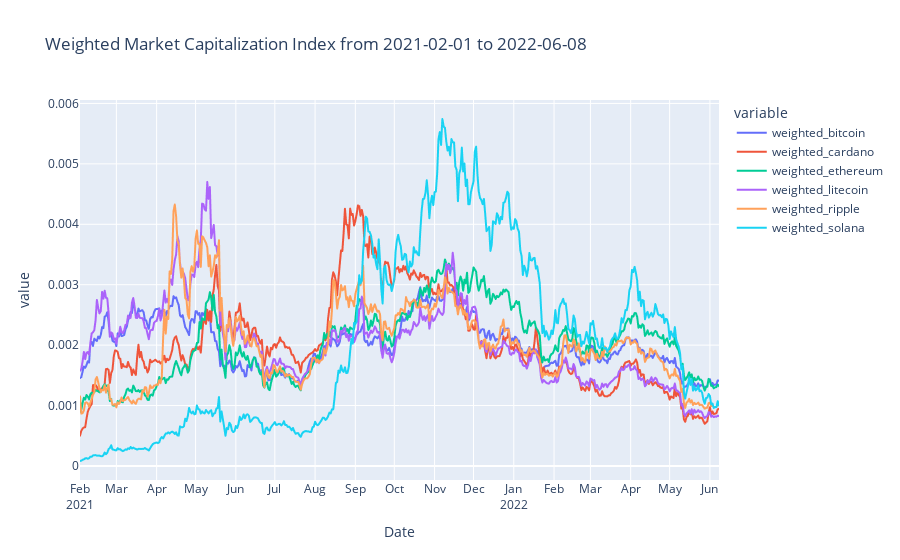

The notebook cell saved with this chart:
### Markdown cell above
# Index by Market Caps

Apply the [custom market cap index based method](https://medium.com/python-financial-analysis/python-financial-analysis-4-3-market-cap-based-index-329b908f75dc). 
1. sort the table by the market cap in descending order
1. take just the first N rows
1. get tickers that belong to the Ns, and transform it to a list “tickers_topN”
1. iterate over the N tickers
   1. market_cap” selects a column
      1. multiply the weight “w” to created column “marketcap_weighted_ave_topN”

### Code cell
import plotly.express as px

_weighted_market_df = market_df.copy()
_min_date = (_weighted_market_df["Date"].min()).date()
_max_date = (_weighted_market_df["Date"].max()).date()
_l_coin_ids = list(_weighted_market_df.columns)
_l_coin_ids.remove('Date')

for coin in _l_coin_ids:
    weighted_col_name = "weighted_"+coin
    _weighted_market_df[weighted_col_name]=_weighted_market_df[coin]/_weighted_market_df[coin].sum()

_l_weighted_cols = [x for x in _weighted_market_df.columns if x not in _l_coin_ids]
plot_weighted_market_df = _weighted_market_df[_l_weighted_cols]

_title = "Weighted Market Capitalization Index from "+str(_min_date)+" to "+str(_max_date)
fig = px.line(plot_weighted_market_df, x="Date", y=plot_weighted_market_df.columns,
              hover_data={"Date": "|%Y-%m-%d, "},
              title=_title)
fig.update_xaxes(
    dtick="M1",
    tickformat="%b\n%Y")
fig.show()

### Figure 1 — Plotly figure (JSON) as saved in the notebook; plotly's stock layout.template omitted (floating-point values rounded to 4 significant figures; data arrays with more than 128 entries replaced by an {"elided": "..."} marker saying what was removed)
{"data": [{"hovertemplate": "variable=weighted_bitcoin<br>Date=%{x|%Y-%m-%d, }<br>value=%{y}<extra></extra>", "legendgroup": "weighted_bitcoin", "line": {"color": "#636efa", "dash": "solid"}, "marker": {"symbol": "circle"}, "mode": "lines", "name": "weighted_bitcoin", "showlegend": true, "type": "scattergl", "x": {"elided": "493 str values"}, "xaxis": "x", "y": {"elided": "493 float values"}, "yaxis": "y"}, {"hovertemplate": "variable=weighted_cardano<br>Date=%{x|%Y-%m-%d, }<br>value=%{y}<extra></extra>", "legendgroup": "weighted_cardano", "line": {"color": "#EF553B", "dash": "solid"}, "marker": {"symbol": "circle"}, "mode": "lines", "name": "weighted_cardano", "showlegend": true, "type": "scattergl", "x": {"elided": "493 str values"}, "xaxis": "x", "y": {"elided": "493 float values"}, "yaxis": "y"}, {"hovertemplate": "variable=weighted_ethereum<br>Date=%{x|%Y-%m-%d, }<br>value=%{y}<extra></extra>", "legendgroup": "weighted_ethereum", "line": {"color": "#00cc96", "dash": "solid"}, "marker": {"symbol": "circle"}, "mode": "lines", "name": "weighted_ethereum", "showlegend": true, "type": "scattergl", "x": {"elided": "493 str values"}, "xaxis": "x", "y": {"elided": "493 float values"}, "yaxis": "y"}, {"hovertemplate": "variable=weighted_litecoin<br>Date=%{x|%Y-%m-%d, }<br>value=%{y}<extra></extra>", "legendgroup": "weighted_litecoin", "line": {"color": "#ab63fa", "dash": "solid"}, "marker": {"symbol": "circle"}, "mode": "lines", "name": "weighted_litecoin", "showlegend": true, "type": "scattergl", "x": {"elided": "493 str values"}, "xaxis": "x", "y": {"elided": "493 float values"}, "yaxis": "y"}, {"hovertemplate": "variable=weighted_ripple<br>Date=%{x|%Y-%m-%d, }<br>value=%{y}<extra></extra>", "legendgroup": "weighted_ripple", "line": {"color": "#FFA15A", "dash": "solid"}, "marker": {"symbol": "circle"}, "mode": "lines", "name": "weighted_ripple", "showlegend": true, "type": "scattergl", "x": {"elided": "493 str values"}, "xaxis": "x", "y": {"elided": "493 float values"}, "yaxis": "y"}, {"hovertemplate": "variable=weighted_solana<br>Date=%{x|%Y-%m-%d, }<br>value=%{y}<extra></extra>", "legendgroup": "weighted_solana", "line": {"color": "#19d3f3", "dash": "solid"}, "marker": {"symbol": "circle"}, "mode": "lines", "name": "weighted_solana", "showlegend": true, "type": "scattergl", "x": {"elided": "493 str values"}, "xaxis": "x", "y": {"elided": "493 float values"}, "yaxis": "y"}], "layout": {"legend": {"title": {"text": "variable"}, "tracegroupgap": 0}, "title": {"text": "Weighted Market Capitalization Index from 2021-02-01 to 2022-06-08"}, "xaxis": {"anchor": "y", "domain": [0, 1], "dtick": "M1", "tickformat": "%b\n%Y", "title": {"text": "Date"}}, "yaxis": {"anchor": "x", "domain": [0, 1], "title": {"text": "value"}}}}
